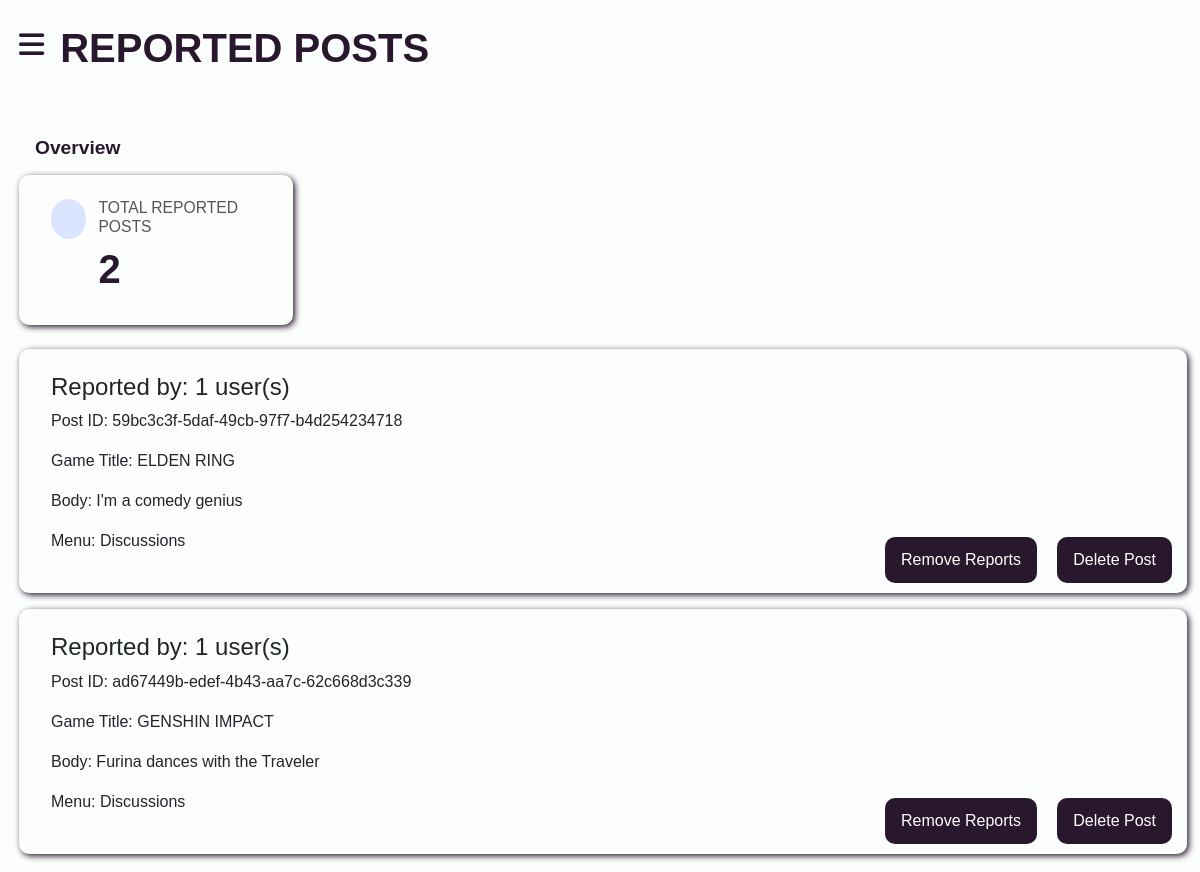
Screenshot of /api/posts/gl-posts/reported (signed in) with the database file from the repository.
### post/models.py (models this page shows, shortened)
class Post(models.Model):
    id = models.UUIDField(primary_key=True, default=uuid.uuid4, editable=False)
    outside_id = models.CharField(max_length=100, unique=True, null=True)
    body = models.TextField(blank=True, null=True)
    game_title = models.ForeignKey(
        GameTitle, on_delete=models.PROTECT, blank=True, null=True
    )
    attachments = models.ManyToManyField(PostAttachment, blank=True)
    is_private = models.BooleanField(default=False)
    likes = models.ManyToManyField(Like, blank=True)
    likes_count = models.IntegerField(default=0)
    comments = models.ManyToManyField(Comment, blank=True)
    comments_count = models.IntegerField(default=0)
    reported_by_users = models.ManyToManyField(User, blank=True)
    is_offensive = models.BooleanField(default=False)
    created_at = models.DateTimeField(auto_now_add=True)
    created_by = models.ForeignKey(
        User, related_name="posts", on_delete=models.CASCADE
    )  # all post will be deleted when this user is deleted
    post_url = models.TextField(blank=True, null=True)
    MENU_CHOICES = [
        ("discussions", "Discussions"),
        ("marketplace", "Marketplace"),
        ("connect", "Connect"),
        ("tournament", "Tournament"),
        ("beta", "Beta Testing"),
    ]
    menu = models.CharField(max_length=20, choices=MENU_CHOICES, default="Discussions")
    class Meta:
        ordering = ("-created_at",)  # order ng post sa feed

class GameTitle(models.Model):
    title = models.CharField(max_length=255, unique=True)
    categories = models.ManyToManyField(Category)

### post/views.py (the view)
# urls.py: path("gl-posts/reported", views.reported_posts, name="reported_posts"),
def reported_posts(request):
    admin = request.user
    reported_posts = Post.objects.filter(reported_by_users__isnull=False).annotate(
        report_count=Count("reported_by_users", distinct=True)
    )
    context = {
        "admin_name": admin.name,
        "admin_email": admin.email,
        "admin_avatar": admin.avatar,
        "reported_posts": reported_posts,
        "reported_posts_count": reported_posts.aggregate(
            total_reports=Count("reported_by_users", distinct=True)
        )["total_reports"],
    }
    return render(request, "admin/reported_posts.html", context)

### templates/admin/reported_posts.html (shortened to what this page needs)
{% extends 'base.html'%} {% load static %} {% block content %}
<header>
  <div class="header-title-wrapper">
    <label for="menu-toggle">
      <i class="fa-solid fa-bars"></i>
    </label>
    <div class="header-title">
      <h1>REPORTED POSTS</h1>
    </div>
  </div>
</header>
<main>
  <h3 class="section-head">Overview</h3>
  <div class="analytics">
    <div class="analytic">
      <div class="analytic-icon">
      </div>
      <div class="analytic-info">
        <h4>TOTAL REPORTED POSTS</h4>
        <h1>{{ reported_posts_count }}</h1>
      </div>
    </div>
  </div>
  <div class="reported_box">
    {% for post in reported_posts %}
    <div class="reported-info">
      <h4>Reported by: {{ post.report_count }} user(s)</h4>
      <p>Post ID: {{ post.id }}</p>
      <p>Game Title: {{ post.game_title.title }}</p>
      <p>Body: {{ post.body }}</p>
      <p>Menu: {{ post.menu }}</p>
      <form method="POST" action="{% url 'delete_reported_post' post.id %}">
        <button
          type="submit"
          class="btn btn-main"
          style="position: absolute; bottom: 10px; right: 15px"
        >
          Delete Post
        </button>
      </form>
      <form method="POST" action="{% url 'remove_reports' post.id %}">
        <button
          type="submit"
          class="btn btn-main"
          style="position: absolute; bottom: 10px; right: 150px"
        >
          Remove Reports
        </button>
      </form>
    </div>
    {% endfor %}
  </div>
</main>
{% endblock content %}

### static/css/style.css (style rules this page uses)
:root { --color-main: #29172D; --bg2: #dce5ff; --bg: #fbfefd; --main-accent:#e9eefd; --main-text: #29172D; --shadow: #29172D 2px 2px 6px; }
* { padding: 0; margin: 0; text-decoration: none; font-family: 'Poppins', sans-serif; list-style-type: none; box-shadow: border-box; }
body { background: var(--bg); overflow-x: hidden; }
.btn { padding: .7rem 1rem; border: none; border-radius: 10px; display: flex; align-items: center; color:var(--main-text); }
.btn-main { background: #29172D; color: #fff; }
header { display: flex; justify-content: space-between; padding-top: .5rem; }
.header-title-wrapper { display: flex; }
.header-title-wrapper label { display: inline-block; color: var(--main-text); margin-right: 1rem; font-size: 1.8rem; }
.header-title h1 { color: var(--main-text); font-weight: 600; }
main { padding-top: 2.5rem; padding-bottom: 2.5rem; }
.analytics { display: grid; grid-template-columns: repeat(4, 1fr); grid-gap: 1.5rem; margin-bottom: 1.5rem; }
.analytic { padding: 1.5rem; border-radius: 10px; display: flex; padding-left: 2rem; border-width: 1px; border-radius: 10px; box-shadow: #29172D 2px 2px 6px; border-color: #ebf0fa; }
.analytic-info h4 { font-weight: 400; color: #555; font-size: .98rem; margin-bottom: .5rem; }
.analytic-info h1 { color: var(--main-text); font-weight: 600; }
.analytic:first-child .analytic-icon { background: #dce5ff; color: #6883db; }
.analytic-icon { width: 40px; height: 40px; border-radius: 50%; display: grid; place-items: center; margin-right: .8rem; }
.section-head { font-size: 1.2rem; color: var(--main-text); font-weight: 700; margin: 1rem; }
.reported-info { box-shadow: var(--shadow); padding: 1.5rem; border-radius: 10px; display: grid; padding-left: 2rem; margin-bottom: 1rem; position: relative; }

### rows the page displays
Post: report_count "1", id "59bc3c3f-5daf-49cb-97f7-b4d254234718", game_title "ELDEN RING", body "I'm a comedy genius", menu "Discussions"
Post: report_count "1", id "ad67449b-edef-4b43-aa7c-62c668d3c339", game_title "GENSHIN IMPACT", body "Furina dances with the Traveler", menu "Discussions"

### other values shown
{{ reported_posts_count }} "2"
